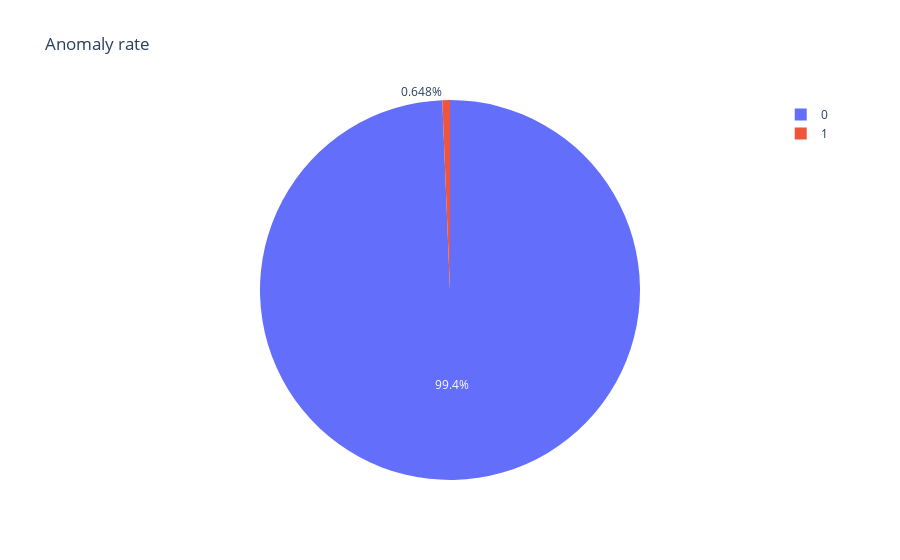

Write notebook code for a chart like this one.
### Markdown cell above
#### Pie Chart

### Code cell
fig = px.pie(result['Anomaly'],names=result['Anomaly'], title='Anomaly rate',)
fig.show()

### Figure 1 — Plotly figure (JSON) as saved in the notebook; plotly's stock layout.template omitted (floating-point values rounded to 4 significant figures; data arrays with more than 128 entries replaced by an {"elided": "..."} marker saying what was removed)
{"data": [{"domain": {"x": [0, 1], "y": [0, 1]}, "hovertemplate": "label=%{label}<extra></extra>", "labels": {"elided": "1081 int values"}, "legendgroup": "", "name": "", "showlegend": true, "type": "pie"}], "layout": {"legend": {"tracegroupgap": 0}, "title": {"text": "Anomaly rate"}}}
